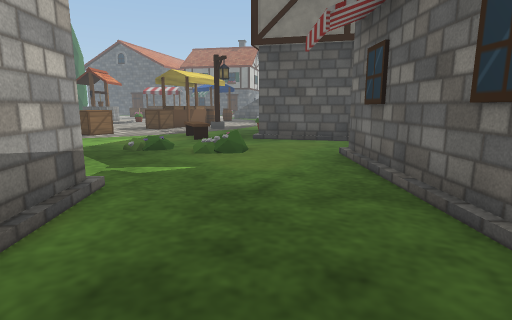
view 1 (above)

23 first-person views from a walk through a 3-D level made in the Unity game engine. The camera is 1.2 m above the floor, tilts 10° down and sees 80° across. The floor is counted in squares, 1 m on a side. Each view is taken from the middle of a square. On the plan, view 1 faces up. The plan holds only what a view shows up to about 13 squares ahead; the rest is blank. The place goes on beyond the plan. The player is left out. Some animated figures are left out.

view 2
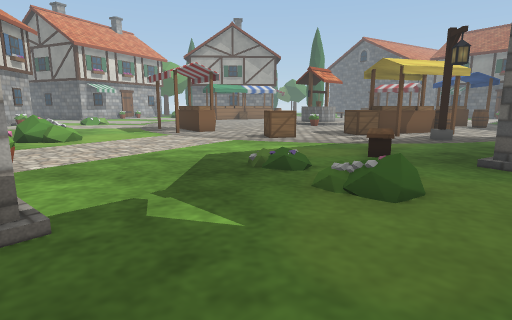

view 3
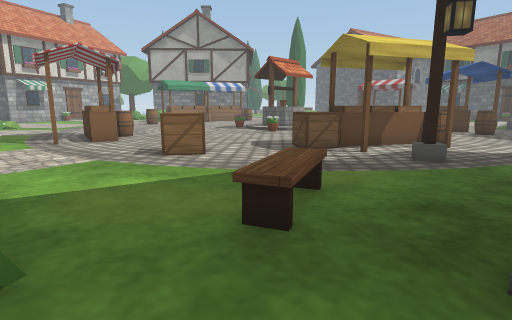

view 4
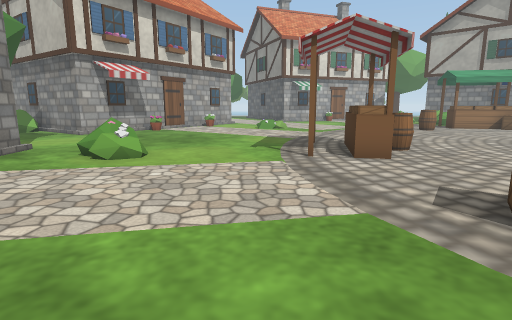

view 5
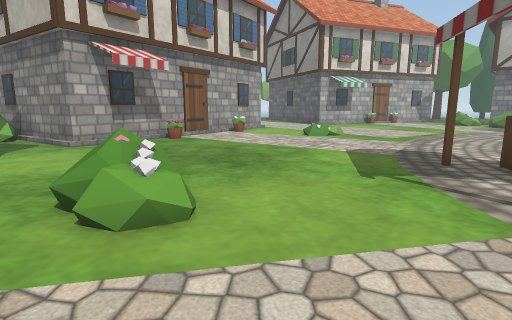

view 6
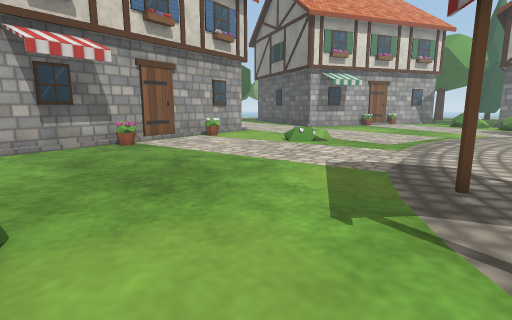

view 7
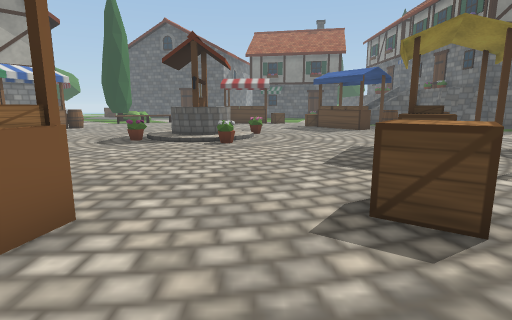

view 8
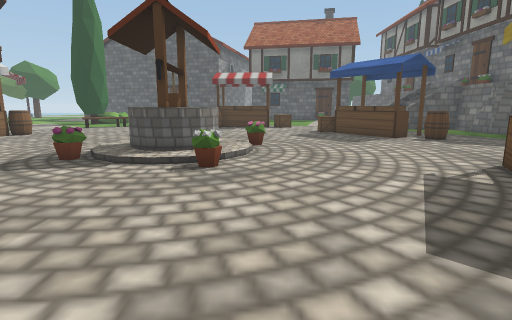

view 9
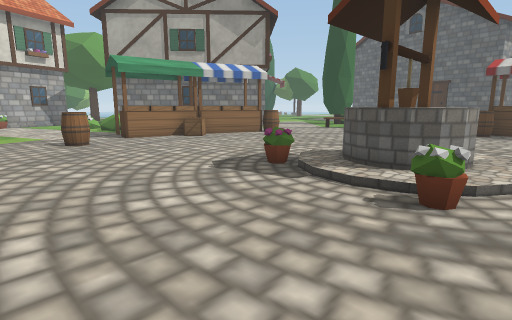

view 10
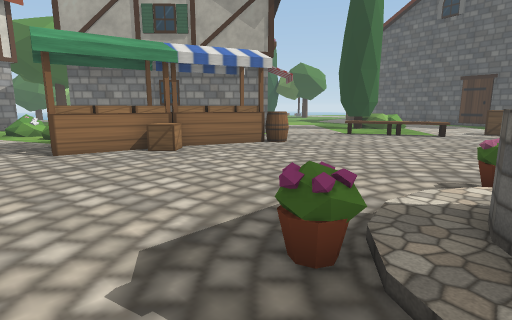

view 11
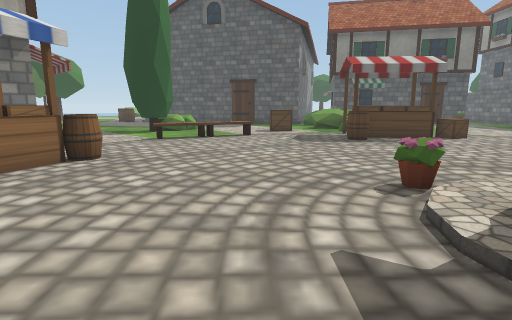

view 12
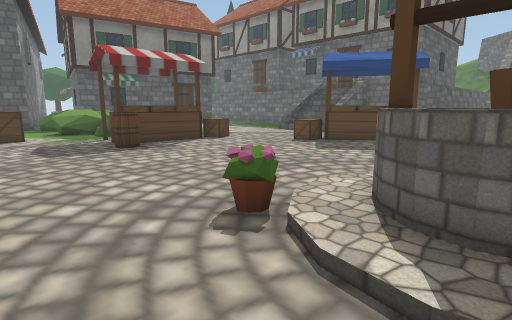

view 13
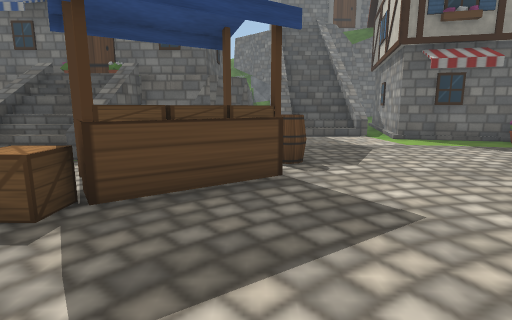

view 14
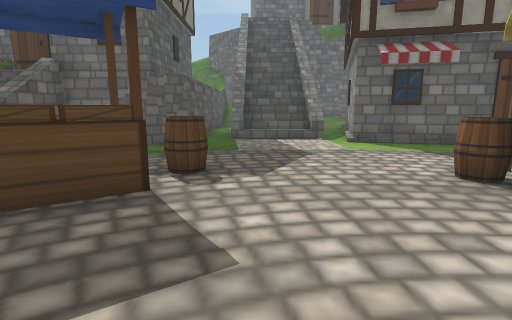

view 15
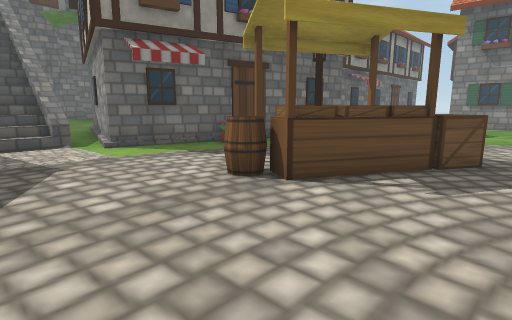

view 16
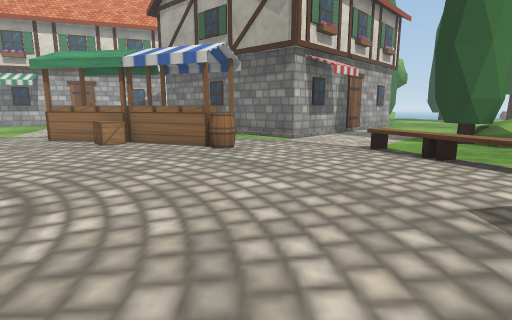

view 17
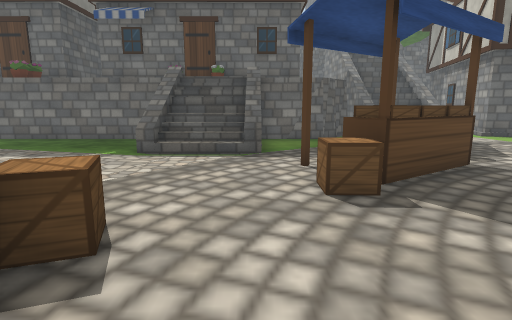

view 18
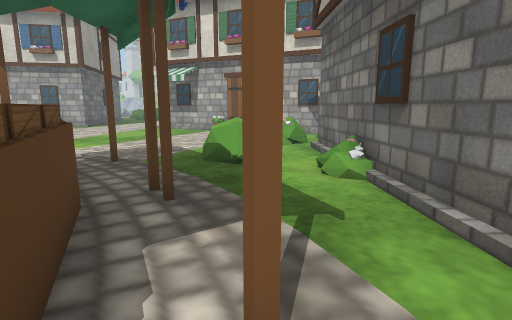

view 19
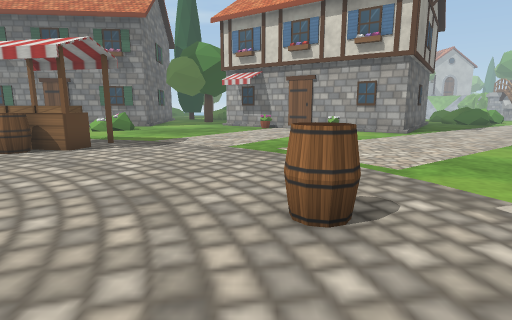

view 20
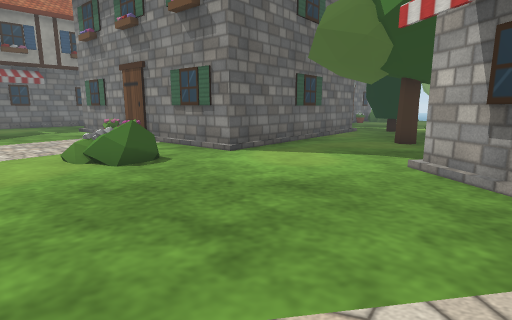

view 21
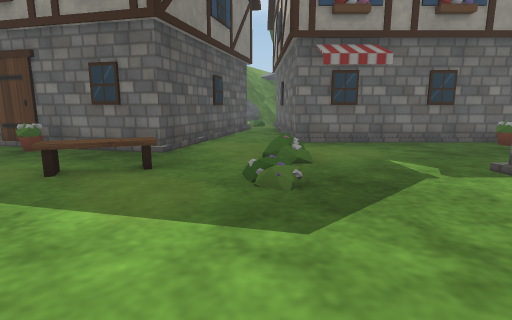

view 22
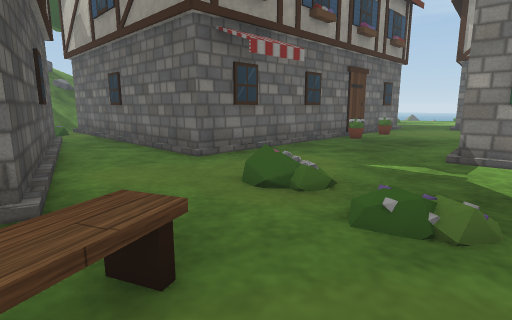

view 23
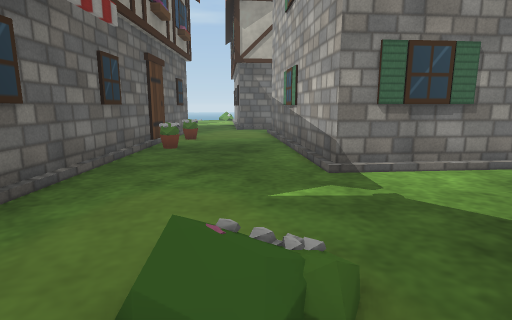

### Floor plan
Key: @ floor where view 1 was taken; # wall or solid block; x gap in a wall; . floor; / step, stairs or slope; = window, fence, low wall or low ledge; ^ raised ledge; v drop or lower ground; O other object.
Columns run from 27 left of view 1 to 6 right of it. Each row starts with its distance up from view 1.
 36        OOO   OO.OO      ....v  O
 35        ##.   OO..O      ....v  O
 34      .###.. .....       ....v  #
 33      .....OOO...=  # ....////  O
 32    O....OOOO....^^^^^....////  #
 31    OO...OO.....OO...=....////  O
 30     OO...................////  O
 29      O...............^^#....v  O
 28     O................=#  ...v  OOO
 27    O...xO.............#^  ...#
 26   O....^#..............^^O....v.v
 25  OO..#x^......=.........OO.....OvO
 24 O....#^^......=x=/=............
 23 O.OO..^^=...../=#x=............
 22   OO..^=....../##=/............O =
 21 O....x^.......==#/......O.....OOOO
 20 .................=.....^O....O OOO
 19  ......OO.............=^#....O
 18 .......O..............^^....=O
 17 .....................OO#.O..##
 16  .....................O.....O
 15   .........................=O
 14  ............#OO....O.......O
 13 .............^^^#..OOO..OO.OO
 12 ...............##.......OO.O
 11 ......O..................O..OOOO
 10 ...............................OOO
  9 ........................O.........
  8  OO.=.....................OO./OOOO
  7    O#=.........OO............O
  6     OO.........OO............O
  5       O#=..........==........O
  4        OO......OOOOOOOOOOO...O
  3          O.....O         O...O
  2          OO....O         O...O
  1          O.....O         O..=#
  0         O/.....O         O.@.O
 -1        OOO .O..O         O..=#
 -2        OOO OO..O         O...O

Where each view was taken, in squares from view 1:
view 1: 0 up, 0 right, facing up
view 2: 4 up, 1 right, facing up-left
view 3: 9 up, 0 right, facing up-left
view 4: 10 up, 4 left, facing left
view 5: 8 up, 8 left, facing left
view 6: 9 up, 10 left, facing left
view 7: 10 up, 9 left, facing up
view 8: 14 up, 9 left, facing up
view 9: 16 up, 9 left, facing up-left
view 10: 19 up, 12 left, facing up-left
view 11: 20 up, 15 left, facing up
view 12: 22 up, 15 left, facing up-right
view 13: 26 up, 9 left, facing right
view 14: 24 up, 8 left, facing right
view 15: 24 up, 7 left, facing down-right
view 16: 28 up, 10 left, facing left
view 17: 30 up, 10 left, facing right
view 18: 28 up, 20 left, facing down-left
view 19: 22 up, 19 left, facing down
view 20: 9 up, 19 left, facing down-right
view 21: 9 up, 8 left, facing right
view 22: 12 up, 4 left, facing down-right
view 23: 10 up, 1 left, facing down
